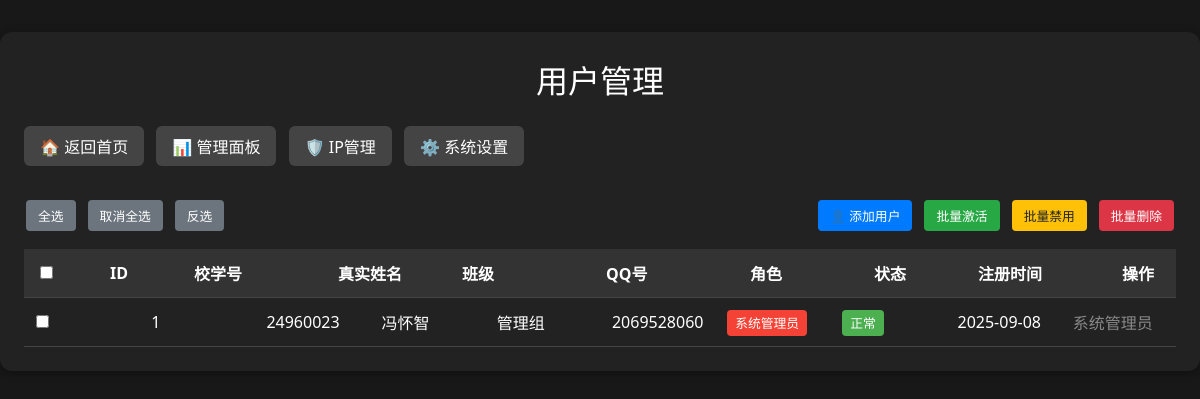
Before: /manage_users (signed in) with the older database file.
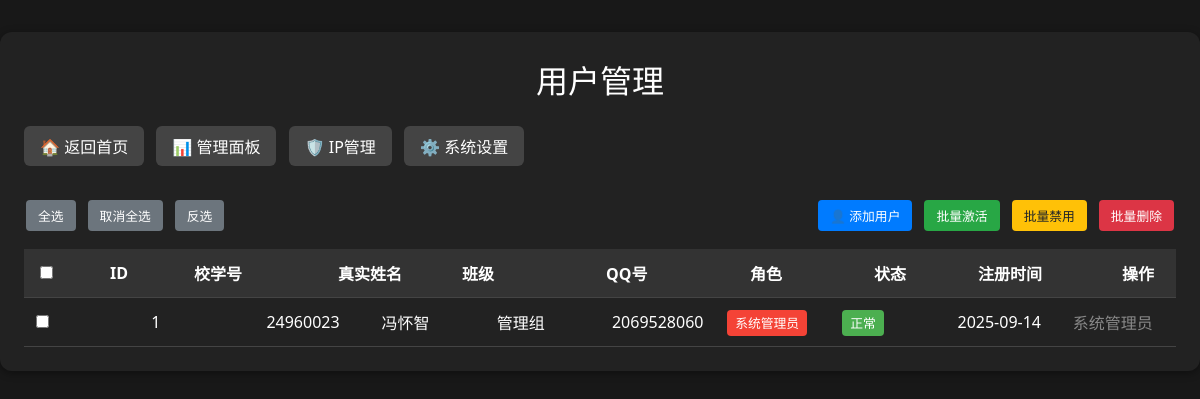
After: the same page with the newer database file.
### src/app.py (models this page shows)
class User(db.Model):
    id = db.Column(db.Integer, primary_key=True)
    real_name = db.Column(db.String(50), unique=True, nullable=False)  # 真实姓名，现在用作登录账号，必须唯一
    password_hash = db.Column(db.String(120), nullable=False)
    school_id = db.Column(db.String(20), unique=True, nullable=True)  # 校学号，改为可选
    qq_number = db.Column(db.String(15), nullable=False)  # QQ号
    class_name = db.Column(db.String(50), nullable=False)  # 班级
    role = db.Column(db.Integer, default=1)  # 1=普通用户, 2=普通管理员, 3=系统管理员
    is_active = db.Column(db.Boolean, default=True)
    created_at = db.Column(db.DateTime, default=db.func.current_timestamp())
    photos = db.relationship('Photo', backref='user', lazy=True)
    votes = db.relationship('Vote', backref='user', lazy=True)
    login_records = db.relationship('LoginRecord', backref='user', lazy=True)

### src/app.py (the view)
@app.route('/manage_users')
@super_admin_required
def manage_users():
    users = User.query.all()
    return render_template('manage_users.html', users=users)

### src/app.py (called while the page is built)
def super_admin_required(f):
    @wraps(f)
    def decorated_function(*args, **kwargs):
        if 'user_id' not in session:
            return redirect(url_for('login'))
        user = User.query.get(session['user_id'])
        if not user or not user.is_active:
            session.clear()  # 清除session
            flash('账户已被禁用，请联系管理员')
            return redirect(url_for('login'))
        elif user.role < 3:
            flash('需要系统管理员权限')
            return redirect(url_for('index'))
        return f(*args, **kwargs)
    return decorated_function

### templates/manage_users.html (shortened to what the changed rows need)
<!DOCTYPE html>
<html lang="zh-cn">
<head>
</head>
<body>
    <div class="container">
        <form id="batchForm" method="post" action="{{ url_for('batch_user_action') }}">
            <table>
                <thead>
                    <tr>
                        <th style="width: 50px;">
                            <input type="checkbox" id="selectAllCheckbox" onchange="toggleSelectAll()">
                        </th>
                        <th style="width: 60px;">ID</th>
                        <th style="width: 120px;">校学号</th>
                        <th style="width: 100px;">真实姓名</th>
                        <th class="mobile-hide" style="width: 120px;">班级</th>
                        <th class="mobile-hide" style="width: 120px;">QQ号</th>
                        <th style="width: 100px;">角色</th>
                        <th style="width: 80px;">状态</th>
                        <th class="mobile-hide" style="width: 120px;">注册时间</th>
                        <th style="width: 240px;">操作</th>
                    </tr>
                </thead>
                <tbody>
                    {% for user in users %}
                    <tr>
                        <td>
                            <input type="checkbox" name="user_ids" value="{{ user.id }}" class="user-checkbox">
                        </td>
                        <td>{{ user.id }}</td>
                        <td>{{ user.school_id if user.school_id else '无学号' }}</td>
                        <td>{{ user.real_name }}</td>
                        <td class="mobile-hide">{{ user.class_name }}</td>
                        <td class="mobile-hide">{{ user.qq_number }}</td>
                        <td>
                            <span class="role role-{{ user.role }}">
                                {% if user.role == 1 %}普通用户
                                {% elif user.role == 2 %}管理员
                                {% else %}系统管理员
                                {% endif %}
                            </span>
                        </td>
                        <td>
                            <span class="status {% if user.is_active %}status-active{% else %}status-inactive{% endif %}">
                                {% if user.is_active %}正常{% else %}禁用{% endif %}
                            </span>
                        </td>
                        <td class="mobile-hide">{{ user.created_at.strftime('%Y-%m-%d') if user.created_at else '' }}</td>
                        <td>
                            {% if user.role < 3 %}
                                <a href="{{ url_for('change_user_role', user_id=user.id, new_role=1) }}" class="btn">设为用户</a>
                                <a href="{{ url_for('change_user_role', user_id=user.id, new_role=2) }}" class="btn btn-warning">设为管理员</a>
                                <a href="{{ url_for('change_user_role', user_id=user.id, new_role=3) }}" class="btn btn-danger">设为系统管理员</a>
                                <a href="{{ url_for('toggle_user_status', user_id=user.id) }}" class="btn {% if user.is_active %}btn-warning{% else %}btn-success{% endif %}">
                                    {% if user.is_active %}禁用{% else %}启用{% endif %}
                                </a>
                                <a href="{{ url_for('delete_user', user_id=user.id) }}" class="btn btn-danger" onclick="return confirm('确定要删除用户 {{ user.real_name }}{% if user.school_id %}({{ user.school_id }}){% else %}(无学号){% endif %} 吗？这将删除用户的所有数据！')">删除</a>
                            {% else %}
                                <span style="color: #888;">系统管理员</span>
                            {% endif %}
                        </td>
                    </tr>
                    {% endfor %}
                </tbody>
            </table>
        </form>
    </div>
</body>
</html>

Changed rows visible on the page:
changed User "冯怀智": created_at "2025-09-08" → "2025-09-14"
